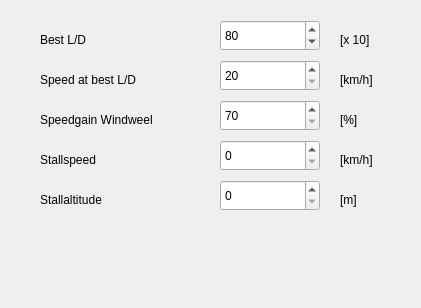
<?xml version="1.0" encoding="UTF-8"?>
<ui version="4.0">
 <class>VelocityFrame</class>
 <widget class="QWidget" name="VelocityFrame">
  <property name="geometry">
   <rect>
    <x>0</x>
    <y>0</y>
    <width>421</width>
    <height>308</height>
   </rect>
  </property>
  <property name="windowTitle">
   <string>Velocity</string>
  </property>
  <widget class="QLabel" name="textLabel_Stallaltitude">
   <property name="geometry">
    <rect>
     <x>40</x>
     <y>190</y>
     <width>144</width>
     <height>20</height>
    </rect>
   </property>
   <property name="text">
    <string>Stallaltitude</string>
   </property>
   <property name="wordWrap">
    <bool>false</bool>
   </property>
  </widget>
  <widget class="QLabel" name="textLabel_StallspeedUnit">
   <property name="geometry">
    <rect>
     <x>340</x>
     <y>150</y>
     <width>67</width>
     <height>20</height>
    </rect>
   </property>
   <property name="text">
    <string>[km/h]</string>
   </property>
   <property name="wordWrap">
    <bool>false</bool>
   </property>
  </widget>
  <widget class="QSpinBox" name="spinBox_Stallaltitude">
   <property name="geometry">
    <rect>
     <x>220</x>
     <y>180</y>
     <width>100</width>
     <height>31</height>
    </rect>
   </property>
   <property name="minimum">
    <number>0</number>
   </property>
   <property name="maximum">
    <number>8000</number>
   </property>
  </widget>
  <widget class="QLabel" name="textLabel_StallaltitudeUnit">
   <property name="geometry">
    <rect>
     <x>340</x>
     <y>190</y>
     <width>67</width>
     <height>20</height>
    </rect>
   </property>
   <property name="text">
    <string>[m]</string>
   </property>
   <property name="wordWrap">
    <bool>false</bool>
   </property>
  </widget>
  <widget class="QSpinBox" name="spinBox_Stallspeed">
   <property name="geometry">
    <rect>
     <x>220</x>
     <y>140</y>
     <width>100</width>
     <height>31</height>
    </rect>
   </property>
   <property name="minimum">
    <number>0</number>
   </property>
   <property name="maximum">
    <number>99</number>
   </property>
  </widget>
  <widget class="QLabel" name="textLabel_Stallspeed">
   <property name="geometry">
    <rect>
     <x>40</x>
     <y>150</y>
     <width>144</width>
     <height>20</height>
    </rect>
   </property>
   <property name="text">
    <string>Stallspeed</string>
   </property>
   <property name="wordWrap">
    <bool>false</bool>
   </property>
  </widget>
  <widget class="QLabel" name="textLabel_BestLD">
   <property name="geometry">
    <rect>
     <x>40</x>
     <y>30</y>
     <width>144</width>
     <height>20</height>
    </rect>
   </property>
   <property name="text">
    <string>Best L/D</string>
   </property>
   <property name="wordWrap">
    <bool>false</bool>
   </property>
  </widget>
  <widget class="QLabel" name="textLabel_SpeedBestLD">
   <property name="geometry">
    <rect>
     <x>40</x>
     <y>70</y>
     <width>144</width>
     <height>20</height>
    </rect>
   </property>
   <property name="text">
    <string>Speed at best L/D</string>
   </property>
   <property name="wordWrap">
    <bool>false</bool>
   </property>
  </widget>
  <widget class="QLabel" name="textLabel_WindweelUnit">
   <property name="geometry">
    <rect>
     <x>340</x>
     <y>110</y>
     <width>67</width>
     <height>20</height>
    </rect>
   </property>
   <property name="text">
    <string>[%]</string>
   </property>
   <property name="wordWrap">
    <bool>false</bool>
   </property>
  </widget>
  <widget class="QLabel" name="textLabel_SpeedBestLDUnit">
   <property name="geometry">
    <rect>
     <x>340</x>
     <y>70</y>
     <width>67</width>
     <height>20</height>
    </rect>
   </property>
   <property name="text">
    <string>[km/h]</string>
   </property>
   <property name="wordWrap">
    <bool>false</bool>
   </property>
  </widget>
  <widget class="QLabel" name="textLabel_SpeedBestLDUnit_2">
   <property name="geometry">
    <rect>
     <x>340</x>
     <y>30</y>
     <width>67</width>
     <height>20</height>
    </rect>
   </property>
   <property name="text">
    <string>[x 10]</string>
   </property>
   <property name="wordWrap">
    <bool>false</bool>
   </property>
  </widget>
  <widget class="QSpinBox" name="spinBox_SpeedBestLD">
   <property name="geometry">
    <rect>
     <x>220</x>
     <y>60</y>
     <width>100</width>
     <height>31</height>
    </rect>
   </property>
   <property name="minimum">
    <number>20</number>
   </property>
   <property name="maximum">
    <number>80</number>
   </property>
  </widget>
  <widget class="QSpinBox" name="spinBox_BestLD">
   <property name="geometry">
    <rect>
     <x>220</x>
     <y>20</y>
     <width>100</width>
     <height>31</height>
    </rect>
   </property>
   <property name="minimum">
    <number>20</number>
   </property>
   <property name="maximum">
    <number>150</number>
   </property>
   <property name="singleStep">
    <number>1</number>
   </property>
   <property name="value">
    <number>80</number>
   </property>
  </widget>
  <widget class="QSpinBox" name="spinBox_Windweel">
   <property name="enabled">
    <bool>true</bool>
   </property>
   <property name="geometry">
    <rect>
     <x>220</x>
     <y>100</y>
     <width>100</width>
     <height>31</height>
    </rect>
   </property>
   <property name="minimum">
    <number>70</number>
   </property>
   <property name="maximum">
    <number>150</number>
   </property>
  </widget>
  <widget class="QLabel" name="textLabel_Windweel">
   <property name="geometry">
    <rect>
     <x>40</x>
     <y>110</y>
     <width>153</width>
     <height>20</height>
    </rect>
   </property>
   <property name="text">
    <string>Speedgain Windweel</string>
   </property>
   <property name="wordWrap">
    <bool>false</bool>
   </property>
  </widget>
 </widget>
 <layoutdefault spacing="6" margin="11"/>
 <pixmapfunction>qPixmapFromMimeSource</pixmapfunction>
 <resources/>
 <connections/>
</ui>
